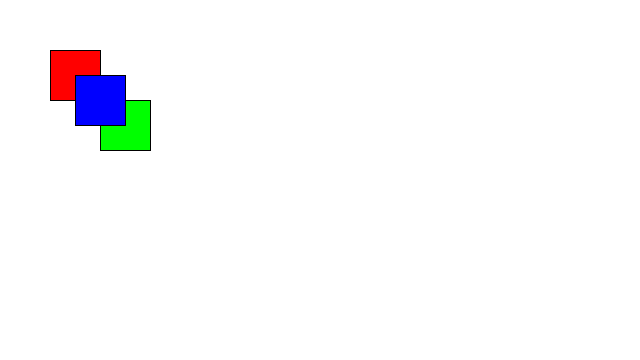
Frame 1 (no input)
Frame 60 (the mouse pressed at the canvas centre just before this capture): identical to frame 1, image omitted
Frame 120 (the mouse held since frame 60 and released just before this capture): identical to frame 1, image omitted

The Processing sketch that drew this single still picture (run headless with seeded random() and noise(); from frame 60 on, the mouse is pressed at the canvas centre):

// Processing sketch: coursework_exercise_1_part_1
// ── coursework_exercise_1_part_1.pde

void setup()
{
  size(640, 360);
  background(255);
}
void draw()
{
  fill(255,0,0);
  rect(50,50,50,50);
  fill(0,255,0);
  rect(100,100,50,50);
  fill(0,0,255);
  rect(75,75,50,50);
}
